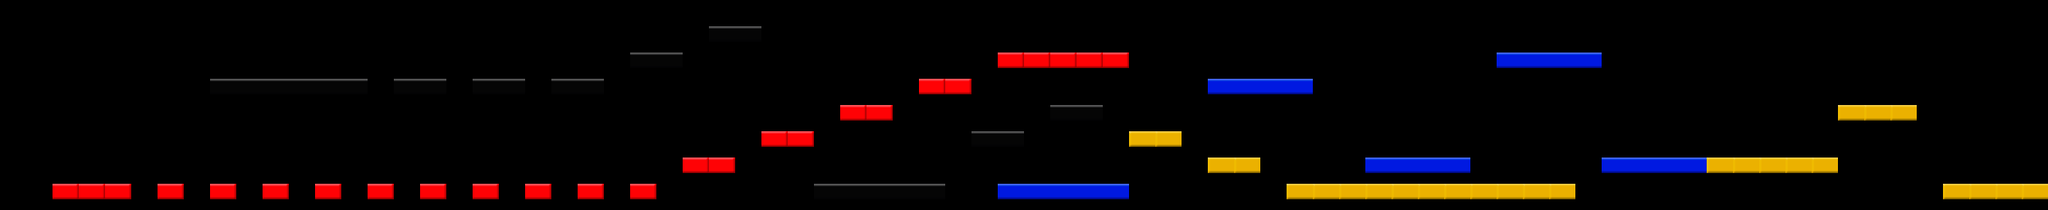

A level layout from a 2D game, rendered from its tile map. Below: a short description, then the map file with tile-grid data replaced by summaries:
An orthogonal 78x8 tile map with 32x32 px tiles, 4 tile layers (red, black, blue, yellow) and 11 objects.

<map version="1.0" orientation="orthogonal" width="78" height="8" tilewidth="32" tileheight="32">
 <tileset firstgid="1" name="blocks" tilewidth="32" tileheight="32">
  <image source="blocks.png" width="128" height="32" />
 </tileset>
 <layer name="red" width="78" height="8">
  <data>[624 cells, 26 non-empty, 1 distinct tile ids]</data>
 </layer>
 <layer name="black" width="78" height="8">
  <data>[624 cells, 25 non-empty, 1 distinct tile ids]</data>
 </layer>
 <layer name="blue" width="78" height="8">
  <data>[624 cells, 21 non-empty, 1 distinct tile ids]</data>
 </layer>
 <layer name="yellow" width="78" height="8">
  <data>[624 cells, 27 non-empty, 1 distinct tile ids]</data>
 </layer>
 <objectgroup name="Coin" width="78" height="8">
  <object x="335" y="79">
   <ellipse />
  </object>
  <object x="783" y="208">
   <ellipse />
  </object>
  <object x="1131" y="207">
   <ellipse />
  </object>
  <object x="1264" y="45">
   <ellipse />
  </object>
  <object x="1296" y="45">
   <ellipse />
  </object>
  <object x="1582" y="77">
   <ellipse />
  </object>
  <object x="1837" y="204">
   <ellipse />
  </object>
  <object x="1937" y="43">
   <ellipse />
  </object>
  <object x="2060" y="175">
   <ellipse />
  </object>
  <object x="2095" y="173">
   <ellipse />
  </object>
  <object x="2415" y="206">
   <ellipse />
  </object>
 </objectgroup>
</map>